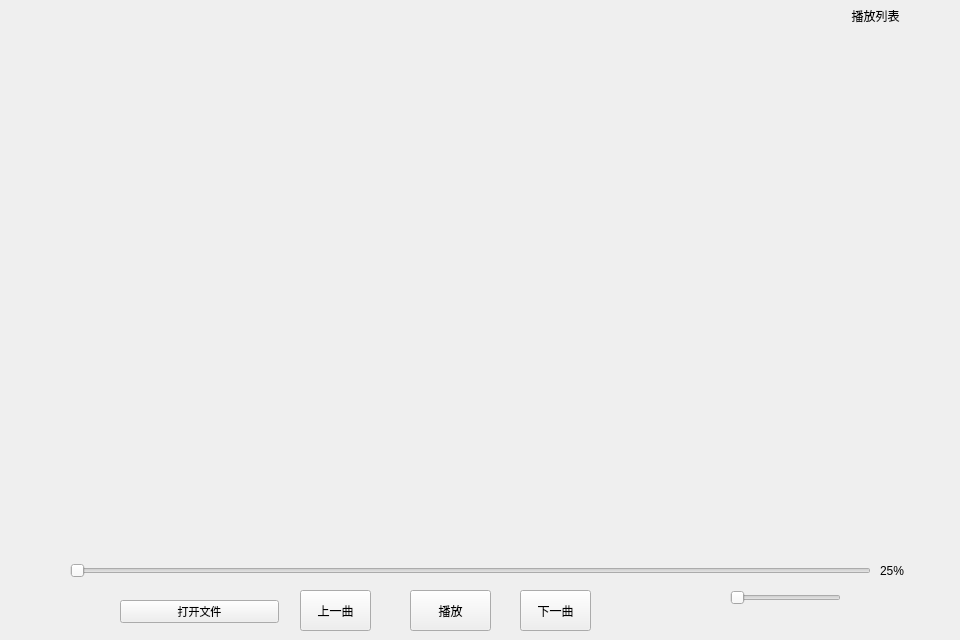
<?xml version="1.0" encoding="UTF-8"?>
<ui version="4.0">
 <class>Form</class>
 <widget class="QWidget" name="Form">
  <property name="geometry">
   <rect>
    <x>0</x>
    <y>0</y>
    <width>960</width>
    <height>640</height>
   </rect>
  </property>
  <property name="windowTitle">
   <string>Form</string>
  </property>
  <widget class="QWidget" name="video_area" native="true">
   <property name="geometry">
    <rect>
     <x>0</x>
     <y>30</y>
     <width>791</width>
     <height>521</height>
    </rect>
   </property>
  </widget>
  <widget class="QPushButton" name="play_button">
   <property name="geometry">
    <rect>
     <x>410</x>
     <y>590</y>
     <width>81</width>
     <height>41</height>
    </rect>
   </property>
   <property name="styleSheet">
    <string notr="true">font: 8pt &quot;等线&quot;;</string>
   </property>
   <property name="text">
    <string>播放</string>
   </property>
  </widget>
  <widget class="QSlider" name="video_process_slider">
   <property name="geometry">
    <rect>
     <x>70</x>
     <y>560</y>
     <width>801</width>
     <height>22</height>
    </rect>
   </property>
   <property name="orientation">
    <enum>Qt::Horizontal</enum>
   </property>
  </widget>
  <widget class="QLabel" name="video_process">
   <property name="geometry">
    <rect>
     <x>880</x>
     <y>560</y>
     <width>41</width>
     <height>21</height>
    </rect>
   </property>
   <property name="styleSheet">
    <string notr="true">font: 10pt &quot;Times New Roman&quot;;</string>
   </property>
   <property name="text">
    <string>25%</string>
   </property>
  </widget>
  <widget class="QLabel" name="video_list">
   <property name="geometry">
    <rect>
     <x>1280</x>
     <y>960</y>
     <width>171</width>
     <height>491</height>
    </rect>
   </property>
   <property name="text">
    <string>test</string>
   </property>
  </widget>
  <widget class="QLabel" name="video_list_name">
   <property name="geometry">
    <rect>
     <x>790</x>
     <y>0</y>
     <width>171</width>
     <height>31</height>
    </rect>
   </property>
   <property name="styleSheet">
    <string notr="true">font: 8pt &quot;等线&quot;;</string>
   </property>
   <property name="text">
    <string>播放列表</string>
   </property>
   <property name="alignment">
    <set>Qt::AlignCenter</set>
   </property>
  </widget>
  <widget class="QPushButton" name="last_button">
   <property name="geometry">
    <rect>
     <x>300</x>
     <y>590</y>
     <width>71</width>
     <height>41</height>
    </rect>
   </property>
   <property name="text">
    <string>上一曲</string>
   </property>
  </widget>
  <widget class="QPushButton" name="next_item">
   <property name="geometry">
    <rect>
     <x>520</x>
     <y>590</y>
     <width>71</width>
     <height>41</height>
    </rect>
   </property>
   <property name="text">
    <string>下一曲</string>
   </property>
  </widget>
  <widget class="QSlider" name="player_volume">
   <property name="geometry">
    <rect>
     <x>730</x>
     <y>590</y>
     <width>111</width>
     <height>16</height>
    </rect>
   </property>
   <property name="orientation">
    <enum>Qt::Horizontal</enum>
   </property>
  </widget>
  <widget class="QPushButton" name="file_button">
   <property name="geometry">
    <rect>
     <x>120</x>
     <y>600</y>
     <width>159</width>
     <height>23</height>
    </rect>
   </property>
   <property name="font">
    <font>
     <family>等线</family>
     <pointsize>8</pointsize>
     <weight>50</weight>
     <italic>false</italic>
     <bold>false</bold>
    </font>
   </property>
   <property name="styleSheet">
    <string notr="true">font: 8pt &quot;等线&quot;;</string>
   </property>
   <property name="text">
    <string>打开文件</string>
   </property>
  </widget>
 </widget>
 <resources/>
 <connections/>
</ui>
